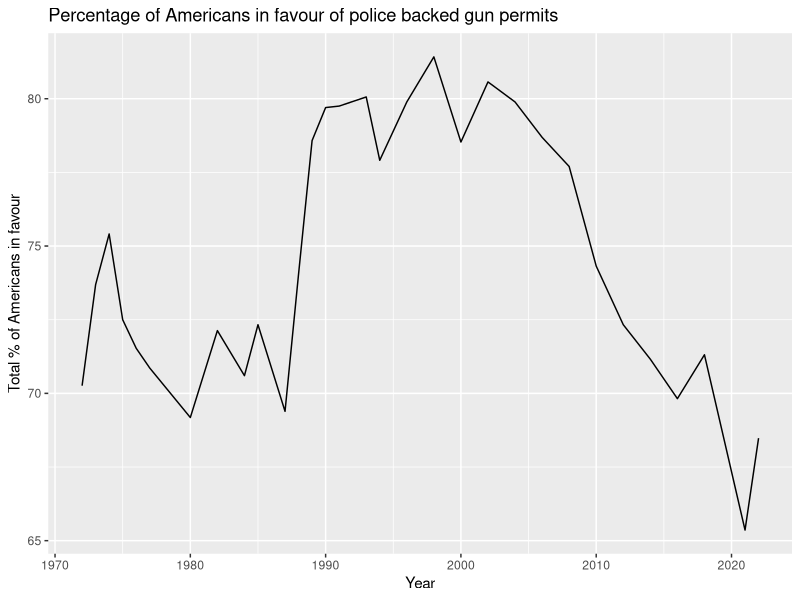
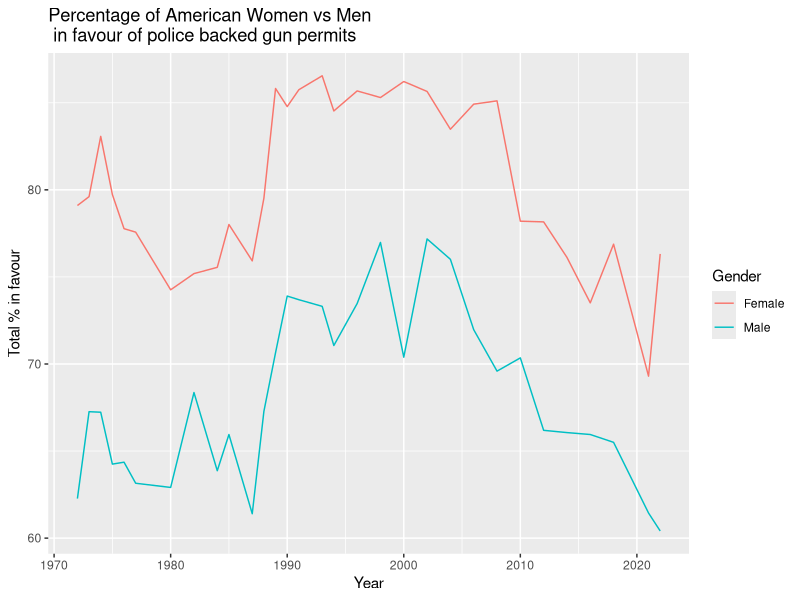

Source code (R) for these figures, in order:
library(tidyr)
library(tidyverse)
library(here)
library(ggplot2)
library(readr) 


#### GGPlot for GunLaw (the total of all Americans in survey)
Gunlaw <- read_csv("data/analysis_data/Gunlaw.csv")
View(Gunlaw)

transform(Gunlaw, 'Total Americans in Favour' = as.numeric('Total Americans in Favour')) 

names(Gunlaw) <- c("Year", "Total")

ggplot(data=Gunlaw, aes(x = Year, y = Total, group = 1)) +
  geom_line()+
  labs(title = "Percentage of Americans in favour of police backed gun permits", y = "Total % of Americans in favour")


####### GGPlot for GenderAndGunPermit
## load in CSV ##
GenderAndGunPermit <- read_csv("data/analysis_data/GenderAndGunPermit.csv")
View(GenderAndGunPermit)

## create ggplot ##

### turn strings into numbers
transform(GenderAndGunPermit, 'Female' = as.numeric('Female')) 
transform(GenderAndGunPermit, 'Male' = as.numeric('Male')) 

####Make 2 columns side by side into two values in one column one above the other (turn data into long format)
GenderAndGunPermit <- GenderAndGunPermit |> 
  pivot_longer(cols=c('Female', 'Male'), names_to='Gender', values_to='Total')
###### MAKE THE PLOT #######
ggplot(data=GenderAndGunPermit, aes(x = Year, y=Total, group = Gender)) +
  geom_line(aes(colour=Gender))+
  labs(title = "Percentage of American Women vs Men \n in favour of police backed gun permits", y = "Total % in favour")
